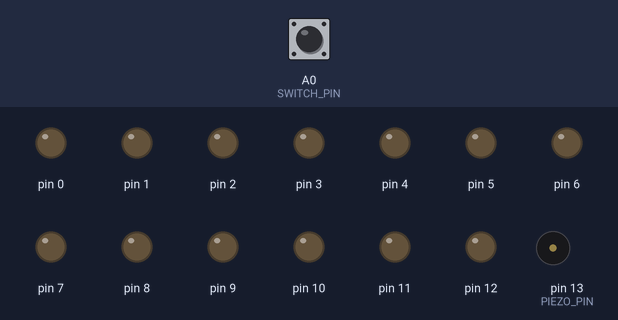
The sketch below on a simulated Arduino Uno, built with avr-gcc and run on an emulated ATmega328P. Shown: output pins drawn as LEDs (lit = HIGH), buzzer (waves = sounding). The inputs (shaded band) are chosen by the test bench; at power-on: A0 (SWITCH_PIN) LOW. Random numbers use the default seed unless the sketch sets one.

Above: at 1.2 s.
1.3 s: A0 (SWITCH_PIN) pulled HIGH for 0.15 s
At 9.6 s:
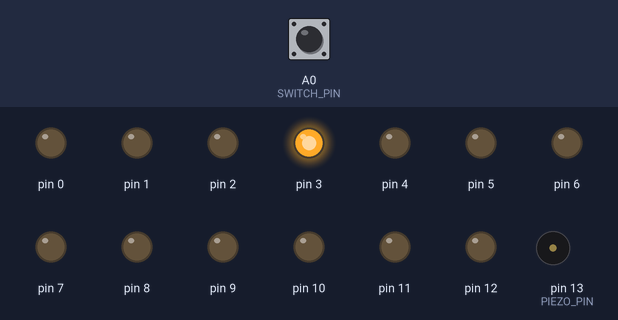
At 10.8 s:
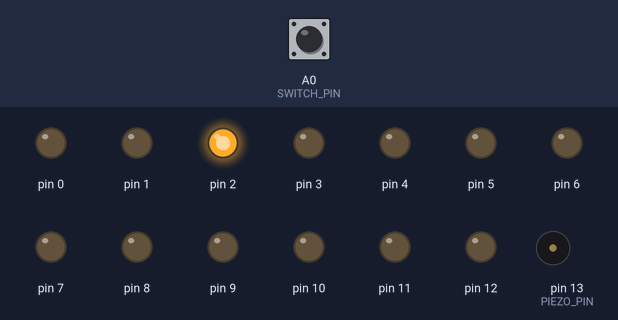
11.8 s: A0 (SWITCH_PIN) driven HIGH
At 20.6 s:
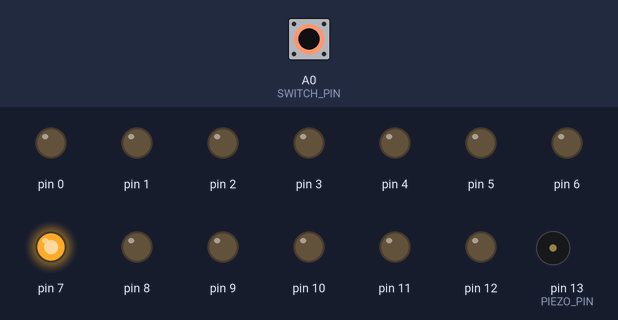
Timing chart, 0 to 21.1 s (numbered marks = the images above; inputs shaded):
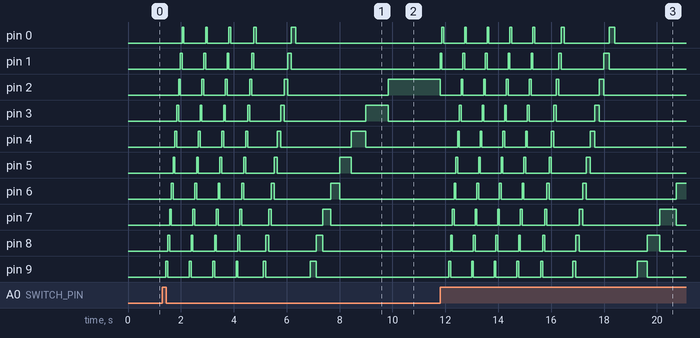

The sketch:

main.ino
```cpp
constexpr uint8_t PIEZO_PIN = 13;
constexpr uint8_t SWITCH_PIN = A0;

// The amount of values within this range should be divisible by LED_COUNT
constexpr uint8_t MIN_CYCLES = 27;
constexpr uint8_t MAX_CYCLES = 45;

constexpr uint8_t LED_PINS[]{12, 11, 10, 9, 8, 7, 6, 5, 4, 3, 2, 1, 0};
constexpr uint8_t LED_COUNT = sizeof(LED_PINS) / sizeof(uint8_t);

void cycle_led() {
  static int last_led_index = 0;

  digitalWrite(LED_PINS[last_led_index], LOW);

  last_led_index = ++last_led_index % LED_COUNT;

  digitalWrite(LED_PINS[last_led_index], HIGH);
}


void setup() {
  pinMode(SWITCH_PIN, INPUT);
  pinMode(PIEZO_PIN, OUTPUT);

  for(uint8_t i = 0; i < LED_COUNT; ++i) {
    pinMode(LED_PINS[i], OUTPUT);
  }

  randomSeed(analogRead(1));
}

void loop() {
  if(digitalRead(SWITCH_PIN) == HIGH) {
    int pre_cycles = random(LED_COUNT * 3, LED_COUNT * 4);
    int cycles = random(MIN_CYCLES, MAX_CYCLES);
    int base_delay = random(1000, 2000);

    while(cycles > 0) {
      cycle_led();
      tone(PIEZO_PIN, pre_cycles == 0 ? 1100 : 1000);
      delay(20);
      noTone(PIEZO_PIN);

      --pre_cycles;
      delay(base_delay / cycles);
      if(pre_cycles <= 0)
        --cycles;
    }
  }
}
```

Measured:
- after the input at 1.3 s, pin 0: goes 3 × (HIGH 0.07 s, LOW 0.82 s), HIGH 0.09 s, LOW 1.3 s, HIGH 0.16 s, then LOW, starting after 0.75 s; pin 1: goes 3 × (HIGH 0.07 s, LOW 0.82 s), HIGH 0.08 s, LOW 1.3 s, HIGH 0.15 s, then LOW, starting after 0.68 s
- after the input at 11.8 s, pin 0: goes 4 × (HIGH 0.07 s, LOW 0.79 s), HIGH 0.07 s, LOW 1.0 s, HIGH 0.10 s, LOW 1.7 s, HIGH 0.22 s, then LOW, starting after 0.07 s; pin 1: goes 4 × (HIGH 0.07 s, LOW 0.79 s), HIGH 0.07 s, LOW 0.98 s, HIGH 0.10 s, LOW 1.6 s, HIGH 0.20 s, then LOW, starting at once
